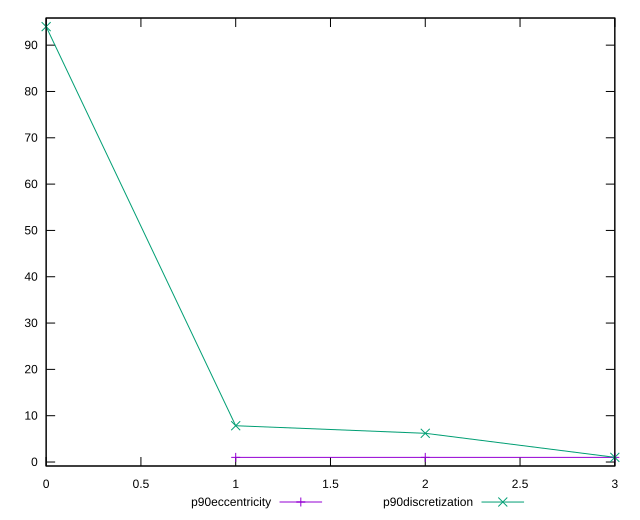

The script that saved this image:
reset

$p90Eccentricity <<EOF
1 0.9999999999999984
2 0.999999999999998
3 1
EOF

$p90Discretization <<EOF
0 94
1 7.833333333333333
2 6.2
3 1.010752688172043
EOF

set key outside below
set xrange [0:3]
set yrange [-0.8600000000000021:95.86]
set trange [-0.8600000000000021:95.86]
set terminal svg size 640, 520 enhanced background rgb 'white'
set output "report/report_00029_2021-02-24T13-36-40.390Z/uses-rel-preconnect/progression/eccentricity.svg"

plot $p90Eccentricity title "p90eccentricity" with linespoints, \
     $p90Discretization title "p90discretization" with linespoints

reset
